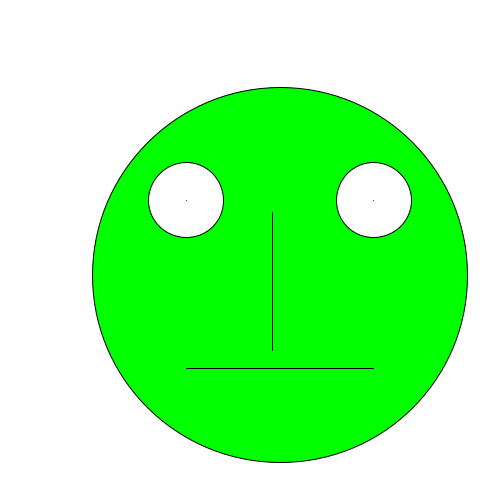
Frame 1 (no input)
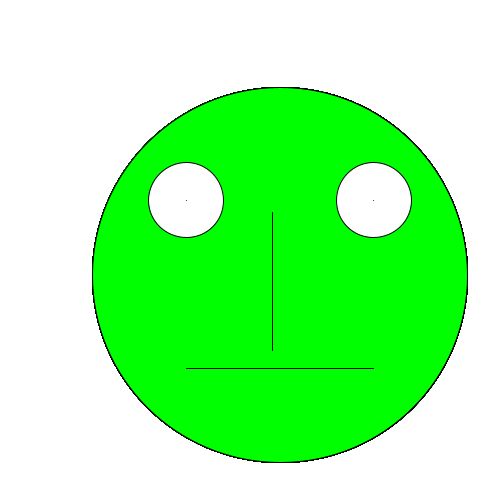
Frame 60 (the mouse pressed at the canvas centre just before this capture)
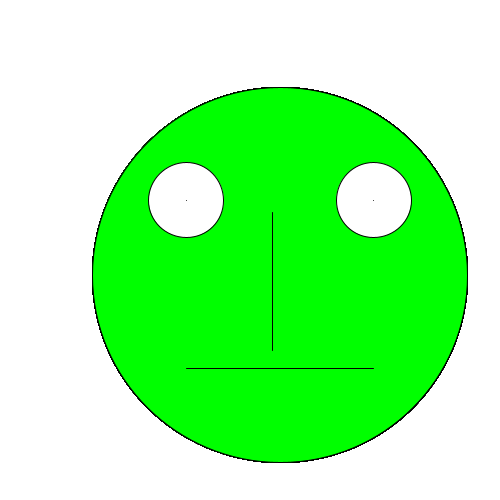
Frame 120 (the mouse held since frame 60 and released just before this capture)

The Processing sketch that drew these frames (run headless with seeded random() and noise(); from frame 60 on, the mouse is pressed at the canvas centre):

// Processing sketch: Froggy_Face_3
// ── Froggy_Face_3.pde
//moveable and scaleable

void setup(){
   size(500,500); 
   background(255);
}

void draw(){
   //declare variables
   float x,y,size;
   x=280;
   y=275;
   size=375;
   //face
   fill(0,255,0);//fill face completely green
   ellipse(x,y,size,size);
   //left eye
   fill(255);//fill left eye completely white
   ellipse(x-size/4,y-size/5,size/5,size/5);
   //right eye
   fill(255);//fill right eye completely white
   ellipse(x+size/4,y-size/5,size/5,size/5);
   //left pupil
   point(x-size/4,y-size/5);
   //right pupil
   point(x+size/4,y-size/5);
   //nose
   line(x-size/50,y-size/6,x-size/50,y+size/5);
   //mouth
   line(x-size/4,y+size/4,x+size/4,y+size/4);
}
